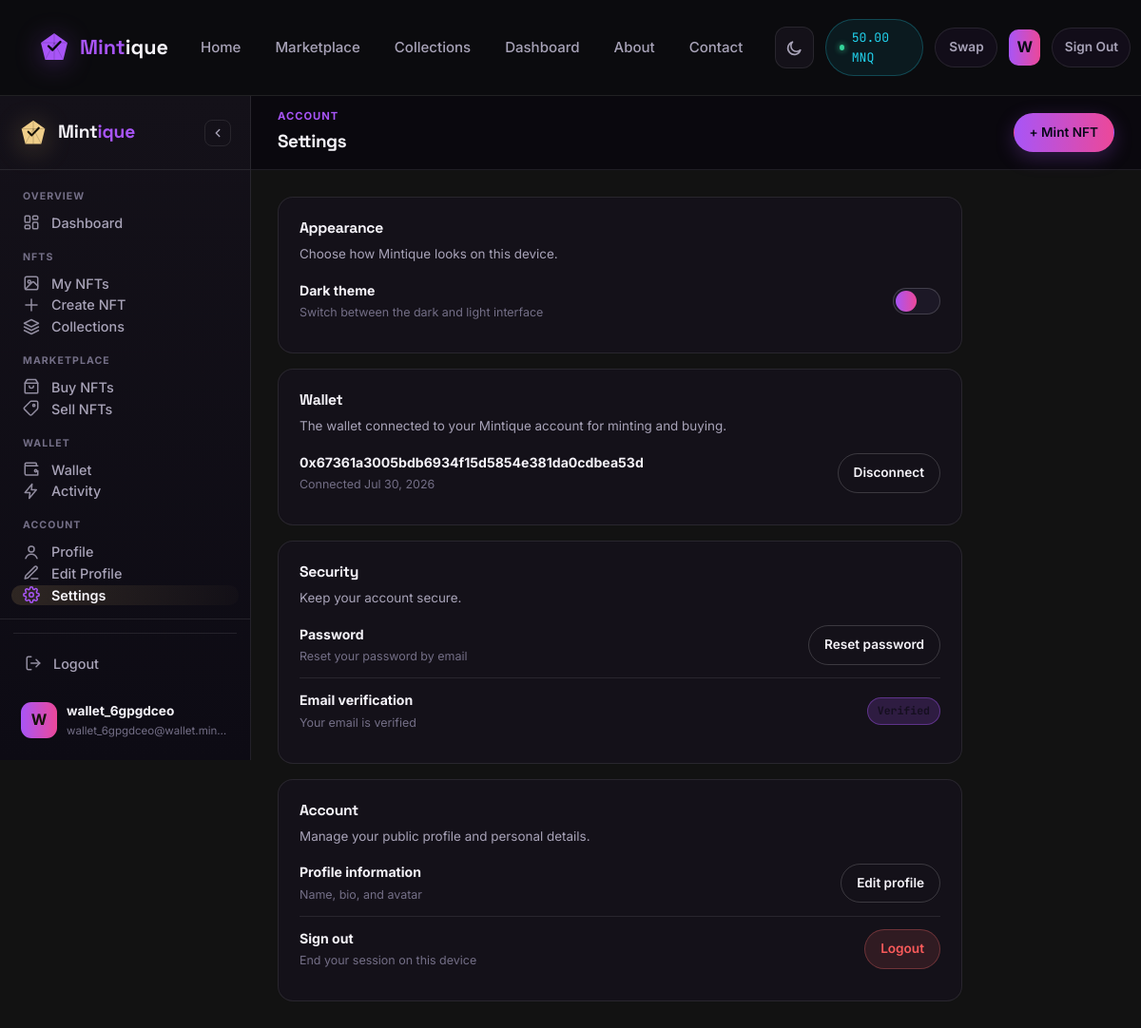
Page /accounts/settings/ (signed in) on the committed database.
### walletapp/models.py (models this page shows, shortened)
class Wallet(models.Model):
    user = models.OneToOneField(settings.AUTH_USER_MODEL, on_delete=models.CASCADE, related_name="ledger_wallet")
    eth_balance = models.DecimalField(max_digits=18, decimal_places=6, default=5)  # demo starting balance
    mnq_balance = models.DecimalField(max_digits=18, decimal_places=4, default=0)
    btc_balance = models.DecimalField(max_digits=18, decimal_places=8, default=0)
    usdt_balance = models.DecimalField(max_digits=18, decimal_places=2, default=0)
    usdc_balance = models.DecimalField(max_digits=18, decimal_places=2, default=0)
    sol_balance = models.DecimalField(max_digits=18, decimal_places=4, default=0)
    updated_at = models.DateTimeField(auto_now=True)
    BALANCE_FIELDS = {
        "ETH": "eth_balance",
        "MNQ": "mnq_balance",
        "BTC": "btc_balance",
        "USDT": "usdt_balance",
        "USDC": "usdc_balance",
        "SOL": "sol_balance",
    }

### accounts/models.py (models this page shows, shortened)
class User(AbstractUser):
    class AuthProvider(models.TextChoices):
        EMAIL = "email", "Email"
        GOOGLE = "google", "Google"
        WALLET = "wallet", "Wallet"
    email = models.EmailField(unique=True)
    avatar = models.ImageField(upload_to="avatars/", blank=True, null=True)
    bio = models.CharField(max_length=255, blank=True)
    wallet_address = models.CharField(max_length=64, blank=True, null=True, unique=False)
    wallet_connected_at = models.DateTimeField(blank=True, null=True)
    is_email_verified = models.BooleanField(default=False)
    email_verification_token = models.UUIDField(default=uuid.uuid4, editable=False)
    two_factor_enabled = models.BooleanField(default=False)
    auth_provider = models.CharField(max_length=20, choices=AuthProvider.choices, default=AuthProvider.EMAIL)
    is_verified_creator = models.BooleanField(default=False)
    verified_creator_at = models.DateTimeField(blank=True, null=True)
    created_at = models.DateTimeField(auto_now_add=True)
    USERNAME_FIELD = "email"
    REQUIRED_FIELDS = ["username"]
    @property
    def initials(self):
        return (self.first_name[:1] or self.username[:1] or "U").upper()

### accounts/views.py (the view)
# urls.py: path("settings/", views.settings_view, name="settings"),
@login_required
def settings_view(request):
    return render(request, "accounts/settings.html")

### accounts/context_processors.py (called while the page is built)
def auth_config(request):
    return {
        "google_auth_enabled": bool(settings.GOOGLE_CLIENT_ID and settings.GOOGLE_CLIENT_SECRET),
        "walletconnect_project_id": settings.WALLETCONNECT_PROJECT_ID,
    }

### walletapp/context_processors.py (called while the page is built)
def wallet_context(request):
    if request.user.is_authenticated:
        wallet, _ = Wallet.objects.get_or_create(user=request.user)
        return {"nav_wallet": wallet}
    return {"nav_wallet": None}

### templates/accounts/settings.html (shortened to what this page needs)
{% extends "dash_base.html" %}
{% block page_eyebrow %}Account{% endblock %}
{% block page_title %}Settings{% endblock %}
{% block content %}
<div class="settings-grid">
  <div class="settings-card">
    <h4>Appearance</h4>
    <p class="desc">Choose how Mintique looks on this device.</p>
    <div class="settings-row" style="border-top:none; padding-top:0;">
      <div class="label"><b>Dark theme</b><span>Switch between the dark and light interface</span></div>
      <button type="button" class="theme-switch" id="settingsThemeSwitch" aria-label="Toggle dark / light theme">
        <span class="knob"></span>
      </button>
    </div>
  </div>
  <div class="settings-card">
    <h4>Wallet</h4>
    <p class="desc">The wallet connected to your Mintique account for minting and buying.</p>
    <div class="settings-row" style="border-top:none; padding-top:0;">
      <div class="label">
        <b>{{ user.wallet_address|default:"No wallet connected" }}</b>
        <span>{% if user.wallet_connected_at %}Connected {{ user.wallet_connected_at|date:"M j, Y" }}{% else %}Connect one from Mint, Buy, or the Wallet page{% endif %}</span>
      </div>
      {% if user.wallet_address %}
        <a href="{% url 'walletapp:disconnect' %}" class="btn btn-outline btn-sm">Disconnect</a>
      {% else %}
        <a href="{% url 'walletapp:swap' %}" class="btn btn-gradient btn-sm">Go to Wallet</a>
      {% endif %}
    </div>
  </div>
  <div class="settings-card">
    <h4>Security</h4>
    <p class="desc">Keep your account secure.</p>
    <div class="settings-row" style="border-top:none; padding-top:0;">
      <div class="label"><b>Password</b><span>Reset your password by email</span></div>
      <a href="{% url 'accounts:forgot_password' %}" class="btn btn-outline btn-sm">Reset password</a>
    </div>
    <div class="settings-row">
      <div class="label"><b>Email verification</b><span>{% if user.is_email_verified %}Your email is verified{% else %}Your email isn't verified yet{% endif %}</span></div>
      {% if user.is_email_verified %}
        <span class="badge badge-verified">Verified</span>
      {% else %}
        <a href="{% url 'accounts:verify_email_pending' %}" class="btn btn-outline btn-sm">Verify now</a>
      {% endif %}
    </div>
  </div>
  <div class="settings-card">
    <h4>Account</h4>
    <p class="desc">Manage your public profile and personal details.</p>
    <div class="settings-row" style="border-top:none; padding-top:0;">
      <div class="label"><b>Profile information</b><span>Name, bio, and avatar</span></div>
      <a href="{% url 'accounts:edit_profile' %}" class="btn btn-outline btn-sm">Edit profile</a>
    </div>
    <div class="settings-row">
      <div class="label"><b>Sign out</b><span>End your session on this device</span></div>
      <a href="{% url 'accounts:logout' %}" class="btn btn-danger btn-sm">Logout</a>
    </div>
  </div>
</div>
{% endblock %}

### templates/partials/_header.html (shortened to what this page needs)
{% load static %}
<nav class="navbar" id="siteNavbar">
  <a href="{% url 'home' %}" class="brand">
    <span class="brand-mark">
    </span>
    <span>Mint<b>ique</b></span>
  </a>
  <div class="nav-links" id="navLinks">
    <a href="{% url 'home' %}" {% if request.resolver_match.url_name == 'home' %}class="active"{% endif %}>Home</a>
    <a href="{% url 'nftapp:marketplace' %}" {% if request.resolver_match.url_name == 'marketplace' %}class="active"{% endif %}>Marketplace</a>
    <a href="{% url 'nftapp:collection_list' %}" {% if request.resolver_match.url_name == 'collection_list' or request.resolver_match.url_name == 'collection_detail' %}class="active"{% endif %}>Collections</a>
    {% if user.is_authenticated %}
    <a href="{% url 'nftapp:dashboard' %}" {% if request.resolver_match.url_name == 'dashboard' %}class="active"{% endif %}>Dashboard</a>
    {% else %}
    <a href="{% url 'nftapp:my_collection' %}" {% if request.resolver_match.url_name == 'my_collection' %}class="active"{% endif %}>My NFTs</a>
    {% endif %}
    <a href="{% url 'about' %}" {% if request.resolver_match.url_name == 'about' %}class="active"{% endif %}>About</a>
    <a href="{% url 'contact' %}" {% if request.resolver_match.url_name == 'contact' %}class="active"{% endif %}>Contact</a>
  </div>
  <div class="nav-actions">
    <button class="theme-toggle" id="themeToggle" aria-label="Toggle dark / light theme" type="button">
      <svg class="icon-moon" width="19" height="19" viewBox="0 0 24 24" fill="none" stroke="currentColor" stroke-width="2" stroke-linecap="round" stroke-linejoin="round"><path d="M20 14.5A8.5 8.5 0 1 1 9.5 4a7 7 0 0 0 10.5 10.5Z"/></svg>
    </button>
    {% if user.is_authenticated %}
      {% if nav_wallet %}
        <div class="wallet-pill" title="MNQ token balance">
          <span class="dot"></span>{{ nav_wallet.mnq_balance|floatformat:2 }} MNQ
        </div>
      {% endif %}
      <a href="{% url 'walletapp:swap' %}" class="btn btn-ghost btn-sm">Swap</a>
      <a href="{% url 'nftapp:dashboard' %}" class="avatar-chip" title="{{ user.email }}">
        {% if user.avatar %}<img src="{{ user.avatar.url }}" alt="" style="width:100%;height:100%;border-radius:inherit;object-fit:cover;">{% else %}{{ user.initials }}{% endif %}
      </a>
      <a href="{% url 'accounts:logout' %}" class="btn btn-ghost btn-sm">Sign Out</a>
    {% else %}
      <a href="{% url 'accounts:login' %}" class="btn btn-outline">Login</a>
      <a href="{% url 'accounts:register' %}" class="btn btn-gradient">Register</a>
    {% endif %}
  </div>
</nav>

### templates/partials/_sidebar.html (shortened to what this page needs)
{% load static %}
{% with vn=request.resolver_match.view_name %}
<aside class="dash-sidebar" id="dashSidebar">
  <div class="dash-sidebar-head">
    <span class="brand-mark">
    </span>
    <span class="brand-name">Mint<b>ique</b></span>
    <button class="dash-sidebar-collapse" id="sidebarCollapseBtn" type="button" aria-label="Collapse sidebar">
      <svg width="14" height="14" viewBox="0 0 24 24" fill="none" stroke="currentColor" stroke-width="2.4" stroke-linecap="round" stroke-linejoin="round"><path d="M15 18l-6-6 6-6"/></svg>
    </button>
  </div>
  <nav class="dash-nav">
    <div class="dash-nav-group-label">Overview</div>
    <a href="{% url 'nftapp:dashboard' %}" class="dash-nav-item {% if vn == 'nftapp:dashboard' %}active{% endif %}">
      <span class="label">Dashboard</span>
    </a>
    <div class="dash-nav-group-label">NFTs</div>
    <a href="{% url 'nftapp:my_collection' %}" class="dash-nav-item {% if vn == 'nftapp:my_collection' %}active{% endif %}">
      <svg viewBox="0 0 24 24" fill="none" stroke="currentColor" stroke-width="2" stroke-linecap="round" stroke-linejoin="round"><rect x="3" y="3" width="18" height="18" rx="2.5"/><circle cx="9" cy="10" r="2"/><path d="M21 16l-5.2-5.2a2 2 0 0 0-2.8 0L4 20"/></svg>
      <span class="label">My NFTs</span>
    </a>
    <a href="{% url 'nftapp:mint' %}" class="dash-nav-item {% if vn == 'nftapp:mint' or vn == 'nftapp:batch_mint' %}active{% endif %}">
      <svg viewBox="0 0 24 24" fill="none" stroke="currentColor" stroke-width="2" stroke-linecap="round" stroke-linejoin="round"><path d="M12 4v16M4 12h16"/></svg>
      <span class="label">Create NFT</span>
    </a>
    <a href="{% url 'nftapp:collection_list' %}" class="dash-nav-item {% if vn == 'nftapp:collection_list' or vn == 'nftapp:collection_detail' %}active{% endif %}">
      <svg viewBox="0 0 24 24" fill="none" stroke="currentColor" stroke-width="2" stroke-linecap="round" stroke-linejoin="round"><path d="M12 2 2 7l10 5 10-5-10-5Z"/><path d="M2 17l10 5 10-5M2 12l10 5 10-5"/></svg>
      <span class="label">Collections</span>
    </a>
    <div class="dash-nav-group-label">Marketplace</div>
    <a href="{% url 'nftapp:marketplace' %}" class="dash-nav-item {% if vn == 'nftapp:marketplace' %}active{% endif %}">
      <svg viewBox="0 0 24 24" fill="none" stroke="currentColor" stroke-width="2" stroke-linecap="round" stroke-linejoin="round"><path d="M6 2 3 7v13a1 1 0 0 0 1 1h16a1 1 0 0 0 1-1V7l-3-5H6Z"/><path d="M3 7h18M9 11a3 3 0 0 0 6 0"/></svg>
      <span class="label">Buy NFTs</span>
    </a>
    <a href="{% url 'nftapp:sell' %}" class="dash-nav-item {% if vn == 'nftapp:sell' %}active{% endif %}">
      <svg viewBox="0 0 24 24" fill="none" stroke="currentColor" stroke-width="2" stroke-linecap="round" stroke-linejoin="round"><path d="M20.6 12.6 12.6 20.6a2 2 0 0 1-2.8 0l-7.4-7.4a2 2 0 0 1 0-2.8L10.4 2.4a2 2 0 0 1 1.4-.6H19a2 2 0 0 1 2 2v6.8a2 2 0 0 1-.4 1.4Z"/><circle cx="15.5" cy="7.5" r="1.5"/></svg>
      <span class="label">Sell NFTs</span>
    </a>
    <div class="dash-nav-group-label">Wallet</div>
    <a href="{% url 'walletapp:swap' %}" class="dash-nav-item {% if vn == 'walletapp:swap' %}active{% endif %}">
      <svg viewBox="0 0 24 24" fill="none" stroke="currentColor" stroke-width="2" stroke-linecap="round" stroke-linejoin="round"><path d="M21 7H5a2 2 0 0 1 0-4h13a1 1 0 0 1 1 1v3Z"/><path d="M3 7v11a2 2 0 0 0 2 2h16v-6"/><circle cx="18" cy="14" r="1.6"/></svg>
      <span class="label">Wallet</span>
    </a>
    <a href="{% url 'walletapp:transactions' %}" class="dash-nav-item {% if vn == 'walletapp:transactions' %}active{% endif %}">
      <svg viewBox="0 0 24 24" fill="none" stroke="currentColor" stroke-width="2" stroke-linecap="round" stroke-linejoin="round"><path d="M13 2 3 14h7l-1 8 10-12h-7l1-8Z"/></svg>
      <span class="label">Activity</span>
    </a>
    <div class="dash-nav-group-label">Account</div>
    <a href="{% url 'accounts:profile' %}" class="dash-nav-item {% if vn == 'accounts:profile' %}active{% endif %}">
      <svg viewBox="0 0 24 24" fill="none" stroke="currentColor" stroke-width="2" stroke-linecap="round" stroke-linejoin="round"><circle cx="12" cy="8" r="4"/><path d="M4 21c1.6-4 5-6 8-6s6.4 2 8 6"/></svg>
      <span class="label">Profile</span>
    </a>
    <a href="{% url 'accounts:edit_profile' %}" class="dash-nav-item {% if vn == 'accounts:edit_profile' %}active{% endif %}">
      <svg viewBox="0 0 24 24" fill="none" stroke="currentColor" stroke-width="2" stroke-linecap="round" stroke-linejoin="round"><path d="M12 20h9"/><path d="M16.5 3.5a2.1 2.1 0 0 1 3 3L7 19l-4 1 1-4 12.5-12.5Z"/></svg>
      <span class="label">Edit Profile</span>
    </a>
    <a href="{% url 'accounts:settings' %}" class="dash-nav-item {% if vn == 'accounts:settings' %}active{% endif %}">
      <span class="label">Settings</span>
    </a>
  </nav>
  <div class="dash-sidebar-foot">
    <div class="dash-nav-divider" style="margin:0 0 10px;"></div>
    <a href="{% url 'accounts:logout' %}" class="dash-nav-item danger" style="margin-bottom:10px;">
      <svg viewBox="0 0 24 24" fill="none" stroke="currentColor" stroke-width="2" stroke-linecap="round" stroke-linejoin="round"><path d="M9 21H5a2 2 0 0 1-2-2V5a2 2 0 0 1 2-2h4"/><path d="M16 17l5-5-5-5"/><path d="M21 12H9"/></svg>
      <span class="label">Logout</span>
    </a>
    <a href="{% url 'accounts:profile' %}" class="dash-user-card">
      <span class="avatar-lg">
        {% if user.avatar %}<img src="{{ user.avatar.url }}" alt="">{% else %}{{ user.initials }}{% endif %}
      </span>
      <span class="who">
        <b>{{ user.first_name|default:user.username }}</b>
        <span>{{ user.email }}</span>
      </span>
    </a>
  </div>
</aside>
{% endwith %}

### rows in the picture
Wallet: mnq_balance "50.00"
User: initials "W", first_name "wallet_6gpgdceo", email "wallet_6gpgdceo@wallet.min…", wallet_address "0x67361a3005bdb6934f15d5854e381da0cdbea53d", wallet_connected_at "Jul 30, 2026"
